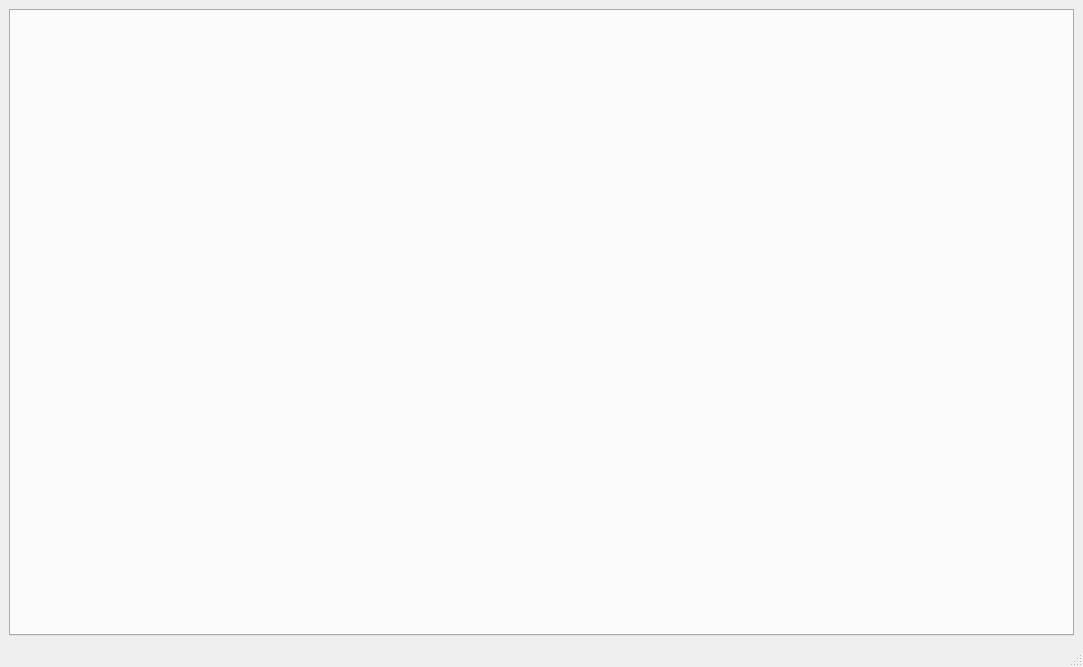
<?xml version="1.0" encoding="UTF-8"?>
<ui version="4.0">
 <class>MainWindow</class>
 <widget class="QMainWindow" name="MainWindow">
  <property name="geometry">
   <rect>
    <x>0</x>
    <y>0</y>
    <width>1083</width>
    <height>667</height>
   </rect>
  </property>
  <property name="windowTitle">
   <string>MainWindow</string>
  </property>
  <widget class="QWidget" name="centralwidget">
   <layout class="QGridLayout" name="gridLayout">
    <item row="0" column="0">
     <widget class="QTabWidget" name="tabs"/>
    </item>
   </layout>
  </widget>
  <widget class="QMenuBar" name="menubar">
   <property name="geometry">
    <rect>
     <x>0</x>
     <y>0</y>
     <width>1083</width>
     <height>22</height>
    </rect>
   </property>
  </widget>
  <widget class="QStatusBar" name="statusbar"/>
 </widget>
 <resources/>
 <connections/>
</ui>
